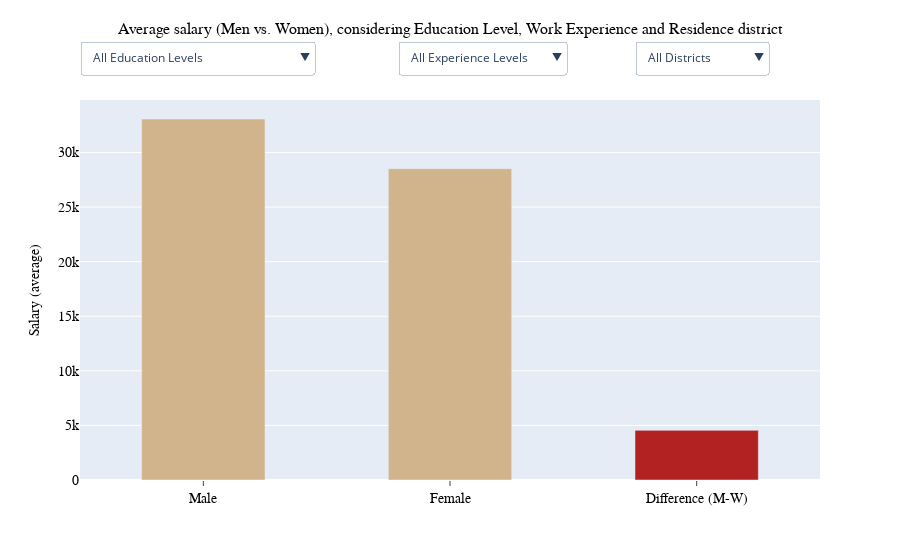

This figure's notebook cell:
### Code cell
# Create an interactive Cchart to compare average salaries of men and women considering
# Education level
# Years of Experience
# District of residence

fig = go.Figure()

fig.add_trace(go.Bar(x=salary_gender.index, y=salary_gender.Average_Salary,
                    marker_color=['rgb(210,180,140)','rgb(210,180,140)','rgb(178,34,34)'], width=0.5))

buttons_1 = []
# add buttons for the first series of bars (education level)

for level in salary_educ.columns:
    buttons_1.append(dict(method='restyle',
                        label=level,
                        visible=True,
                        args=[{'y':[salary_educ[level]],
                            'x':[salary_educ.index],
                              'type':'bar'}, [0]]))

buttons_2 = []
# add buttons for the second series of bars (years of experience)

for level in salary_we.columns:
    buttons_2.append(dict(method='restyle',
                        label=level,
                        visible=True,
                        args=[{'y':[salary_we[level]],
                            'x':[salary_we.index],
                              'type':'bar'}, [0]]))


buttons_3 = []
# add buttons for the third series of bars (district)

for level in salary_dis.columns:
    buttons_3.append(dict(method='restyle',
                        label=level,
                        visible=True,
                        args=[{'y':[salary_dis[level]],
                            'x':[salary_dis.index],
                              'type':'bar',
                              }, [0]]))


# Adjust dropdown placement
button_layer_1_height = 1.2
updatemenus = list([
    dict(buttons=buttons_1,
        direction = 'down',
        pad = {'r':10, 't':17},
        showactive = True,
        x = 0,
        xanchor = 'left',
        y = button_layer_1_height,
        yanchor='top'),
    dict(buttons=buttons_2,
        direction = 'down',
        pad = {'r':10, 't':17},
        showactive = True,
        x = 0.43,
        xanchor = 'left',
        y = button_layer_1_height,
        yanchor='top'),
    dict(buttons=buttons_3,
        direction = 'down',
        pad = {'r':10, 't':17},
        showactive = True,
        x = 0.75,
        xanchor = 'left',
        y = button_layer_1_height,
        yanchor='top')])

fig.update_layout(updatemenus=updatemenus)
fig.update_layout(title=dict(
    text='Average salary (Men vs. Women), considering Education Level, Work Experience and Residence district',
    x=0.5,
    y=0.96,
    font=dict(
        family='Arial',
        size=16,
        color='black'),
    ),
    xaxis=dict(
        showticklabels=True,
        ticks='outside',
        tickfont=dict(
            family='Arial',
            color='black',
            size=14)),
    yaxis=dict(
        title=dict(
            text='Salary (average)',
            font=dict(
                family='Arial',
                size=14,
                color='black')),
        tickfont=dict(
            family='Arial',
            color='black',
            size=14))
)



fig.show()

### Figure 1 — Plotly figure (JSON) as saved in the notebook; plotly's stock layout.template omitted (floating-point values rounded to 4 significant figures)
{"data": [{"marker": {"color": ["rgb(210,180,140)", "rgb(210,180,140)", "rgb(178,34,34)"]}, "type": "bar", "width": 0.5, "x": ["Male", "Female", "Difference (M-W)"], "y": [33070.0, 28520.0, 4546.0]}], "layout": {"title": {"font": {"color": "black", "family": "Arial", "size": 16}, "text": "Average salary (Men vs. Women), considering Education Level, Work Experience and Residence district", "x": 0.5, "y": 0.96}, "updatemenus": [{"buttons": [{"args": [{"type": "bar", "x": [["Male", "Female", "Difference (M-W)"]], "y": [[33070.0, 28520.0, 4546.0]]}, [0]], "label": "All Education Levels", "method": "restyle", "visible": true}, {"args": [{"type": "bar", "x": [["Male", "Female", "Difference (M-W)"]], "y": [[36800.0, 30490.0, 6309.0]]}, [0]], "label": "Masters degree", "method": "restyle", "visible": true}, {"args": [{"type": "bar", "x": [["Male", "Female", "Difference (M-W)"]], "y": [[29410.0, 24570.0, 4839.0]]}, [0]], "label": "Bachelor degree", "method": "restyle", "visible": true}, {"args": [{"type": "bar", "x": [["Male", "Female", "Difference (M-W)"]], "y": [[25490.0, 29375, -3883.0]]}, [0]], "label": "Trade/technical/vocational training", "method": "restyle", "visible": true}, {"args": [{"type": "bar", "x": [["Male", "Female", "Difference (M-W)"]], "y": [[31820.0, 29420.0, 2405.0]]}, [0]], "label": "High School Education", "method": "restyle", "visible": true}, {"args": [{"type": "bar", "x": [["Male", "Female", "Difference (M-W)"]], "y": [[33450.0, 28500, 4948.0]]}, [0]], "label": "University drop out", "method": "restyle", "visible": true}, {"args": [{"type": "bar", "x": [["Male", "Female", "Difference (M-W)"]], "y": [[46680.0, 31360.0, 15310.0]]}, [0]], "label": "Doctoral degree", "method": "restyle", "visible": true}, {"args": [{"type": "bar", "x": [["Male", "Female", "Difference (M-W)"]], "y": [[46460.0, null, null]]}, [0]], "label": "I prefer not to answer", "method": "restyle", "visible": true}, {"args": [{"type": "bar", "x": [["Male", "Female", "Difference (M-W)"]], "y": [[35000, null, null]]}, [0]], "label": "Basic Education", "method": "restyle", "visible": true}], "direction": "down", "pad": {"r": 10, "t": 17}, "showactive": true, "x": 0, "xanchor": "left", "y": 1.2, "yanchor": "top"}, {"buttons": [{"args": [{"type": "bar", "x": [["Male", "Female", "Difference (M-W)"]], "y": [[33070.0, 28520.0, 4546.0]]}, [0]], "label": "All Experience Levels", "method": "restyle", "visible": true}, {"args": [{"type": "bar", "x": [["Male", "Female", "Difference (M-W)"]], "y": [[43020.0, 37210.0, 5815.0]]}, [0]], "label": "More than 9 years", "method": "restyle", "visible": true}, {"args": [{"type": "bar", "x": [["Male", "Female", "Difference (M-W)"]], "y": [[19370.0, 20910.0, -1536.0]]}, [0]], "label": "Between 1 - 3 years", "method": "restyle", "visible": true}, {"args": [{"type": "bar", "x": [["Male", "Female", "Difference (M-W)"]], "y": [[36800.0, 30860.0, 5940.0]]}, [0]], "label": "Between 6 - 9 years", "method": "restyle", "visible": true}, {"args": [{"type": "bar", "x": [["Male", "Female", "Difference (M-W)"]], "y": [[27870.0, 25460.0, 2414.0]]}, [0]], "label": "Between 3 - 6 years", "method": "restyle", "visible": true}, {"args": [{"type": "bar", "x": [["Male", "Female", "Difference (M-W)"]], "y": [[16680.0, 15860, 824.2]]}, [0]], "label": "Less than 1 year", "method": "restyle", "visible": true}, {"args": [{"type": "bar", "x": [["Male", "Female", "Difference (M-W)"]], "y": [[16950, 15000, 1950]]}, [0]], "label": "No working experience", "method": "restyle", "visible": true}], "direction": "down", "pad": {"r": 10, "t": 17}, "showactive": true, "x": 0.43, "xanchor": "left", "y": 1.2, "yanchor": "top"}, {"buttons": [{"args": [{"type": "bar", "x": [["Male", "Female", "Difference (M-W)"]], "y": [[33070.0, 28520.0, 4546.0]]}, [0]], "label": "All Districts", "method": "restyle", "visible": true}, {"args": [{"type": "bar", "x": [["Male", "Female", "Difference (M-W)"]], "y": [[27690.0, 30830.0, -3139.0]]}, [0]], "label": "Santarém", "method": "restyle", "visible": true}, {"args": [{"type": "bar", "x": [["Male", "Female", "Difference (M-W)"]], "y": [[27420.0, 23440.0, 3984.0]]}, [0]], "label": "Coimbra", "method": "restyle", "visible": true}, {"args": [{"type": "bar", "x": [["Male", "Female", "Difference (M-W)"]], "y": [[32630.0, 26610.0, 6019.0]]}, [0]], "label": "Porto", "method": "restyle", "visible": true}, {"args": [{"type": "bar", "x": [["Male", "Female", "Difference (M-W)"]], "y": [[32710.0, 22500, 10210.0]]}, [0]], "label": "Açores", "method": "restyle", "visible": true}, {"args": [{"type": "bar", "x": [["Male", "Female", "Difference (M-W)"]], "y": [[26080.0, 25660.0, 424.8]]}, [0]], "label": "Braga", "method": "restyle", "visible": true}, {"args": [{"type": "bar", "x": [["Male", "Female", "Difference (M-W)"]], "y": [[29060.0, 14720.0, 14330.0]]}, [0]], "label": "Viseu", "method": "restyle", "visible": true}, {"args": [{"type": "bar", "x": [["Male", "Female", "Difference (M-W)"]], "y": [[30680.0, 25250, 5433.0]]}, [0]], "label": "Aveiro", "method": "restyle", "visible": true}, {"args": [{"type": "bar", "x": [["Male", "Female", "Difference (M-W)"]], "y": [[40250.0, 32240.0, 8011.0]]}, [0]], "label": "Lisboa", "method": "restyle", "visible": true}, {"args": [{"type": "bar", "x": [["Male", "Female", "Difference (M-W)"]], "y": [[24590.0, 17500, 7088.0]]}, [0]], "label": "Viana do Castelo", "method": "restyle", "visible": true}, {"args": [{"type": "bar", "x": [["Male", "Female", "Difference (M-W)"]], "y": [[24010.0, 17190.0, 6827.0]]}, [0]], "label": "Madeira", "method": "restyle", "visible": true}, {"args": [{"type": "bar", "x": [["Male", "Female", "Difference (M-W)"]], "y": [[37880.0, 28590.0, 9299.0]]}, [0]], "label": "Setúbal", "method": "restyle", "visible": true}, {"args": [{"type": "bar", "x": [["Male", "Female", "Difference (M-W)"]], "y": [[20960.0, 12500, 8462.0]]}, [0]], "label": "Guarda", "method": "restyle", "visible": true}, {"args": [{"type": "bar", "x": [["Male", "Female", "Difference (M-W)"]], "y": [[23000, 42800, -19800]]}, [0]], "label": "Castelo Branco", "method": "restyle", "visible": true}, {"args": [{"type": "bar", "x": [["Male", "Female", "Difference (M-W)"]], "y": [[27640.0, 19170.0, 8472.0]]}, [0]], "label": "Leiria", "method": "restyle", "visible": true}, {"args": [{"type": "bar", "x": [["Male", "Female", "Difference (M-W)"]], "y": [[26840.0, 30250.0, -3409.0]]}, [0]], "label": "Faro", "method": "restyle", "visible": true}, {"args": [{"type": "bar", "x": [["Male", "Female", "Difference (M-W)"]], "y": [[17275, 14170.0, 3108.0]]}, [0]], "label": "Vila Real", "method": "restyle", "visible": true}, {"args": [{"type": "bar", "x": [["Male", "Female", "Difference (M-W)"]], "y": [[21980.0, 14170.0, 7814.0]]}, [0]], "label": "Bragança", "method": "restyle", "visible": true}, {"args": [{"type": "bar", "x": [["Male", "Female", "Difference (M-W)"]], "y": [[30830.0, null, null]]}, [0]], "label": "Other", "method": "restyle", "visible": true}, {"args": [{"type": "bar", "x": [["Male", "Female", "Difference (M-W)"]], "y": [[28970.0, 19250, 9721.0]]}, [0]], "label": "Évora", "method": "restyle", "visible": true}, {"args": [{"type": "bar", "x": [["Male", "Female", "Difference (M-W)"]], "y": [[24930.0, null, null]]}, [0]], "label": "Portalegre", "method": "restyle", "visible": true}, {"args": [{"type": "bar", "x": [["Male", "Female", "Difference (M-W)"]], "y": [[37820, null, null]]}, [0]], "label": "Beja", "method": "restyle", "visible": true}], "direction": "down", "pad": {"r": 10, "t": 17}, "showactive": true, "x": 0.75, "xanchor": "left", "y": 1.2, "yanchor": "top"}], "xaxis": {"showticklabels": true, "tickfont": {"color": "black", "family": "Arial", "size": 14}, "ticks": "outside"}, "yaxis": {"tickfont": {"color": "black", "family": "Arial", "size": 14}, "title": {"font": {"color": "black", "family": "Arial", "size": 14}, "text": "Salary (average)"}}}}
